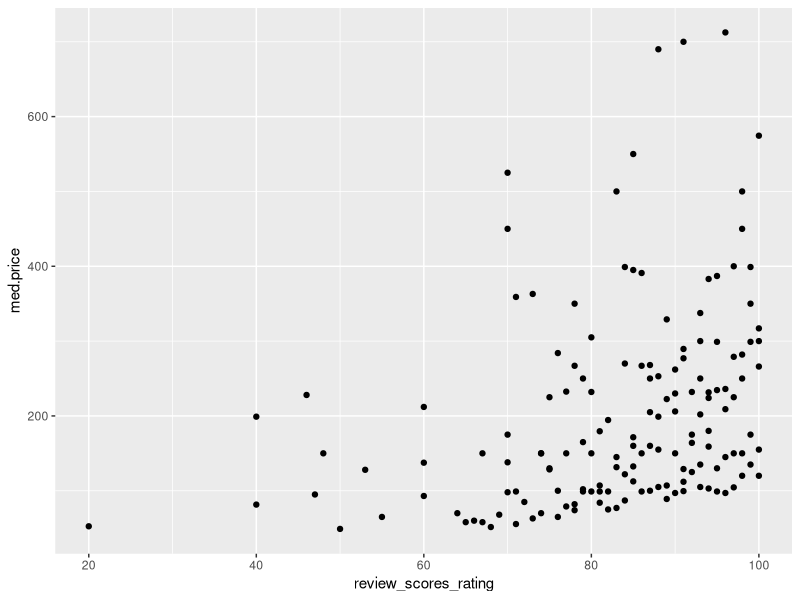
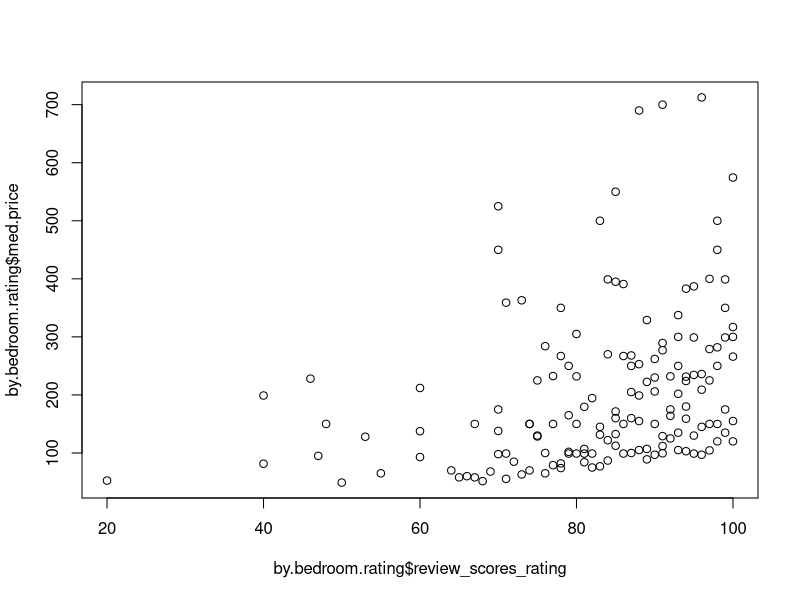
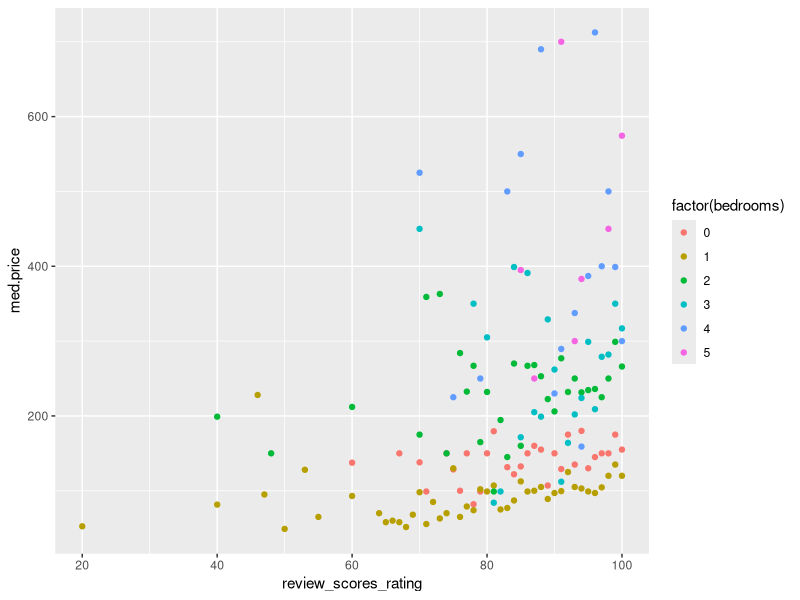
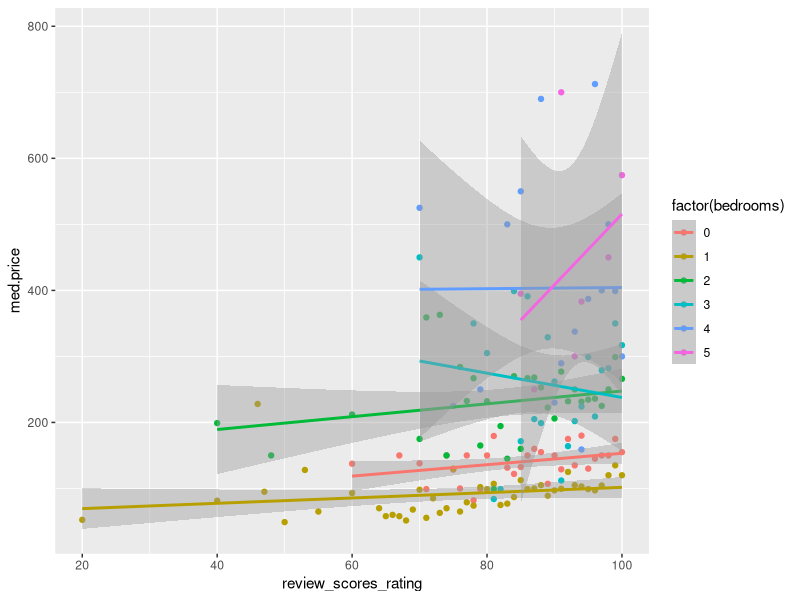
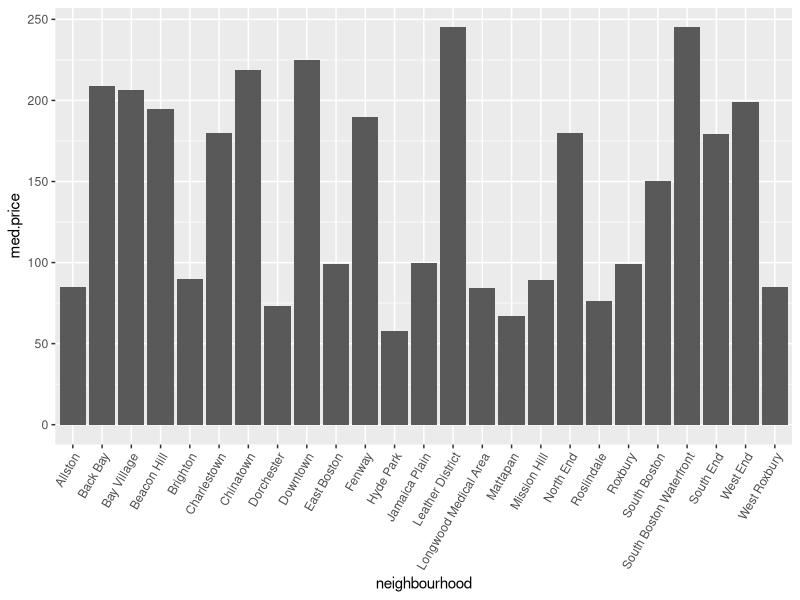
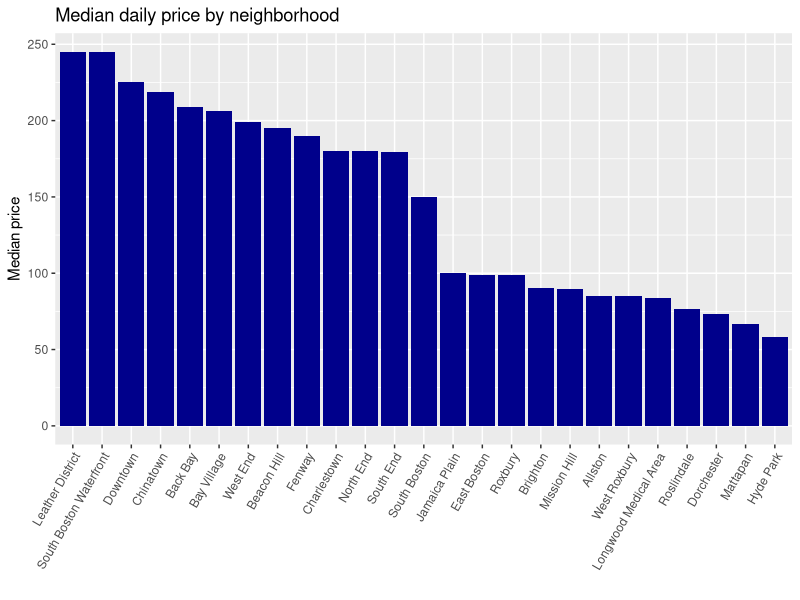
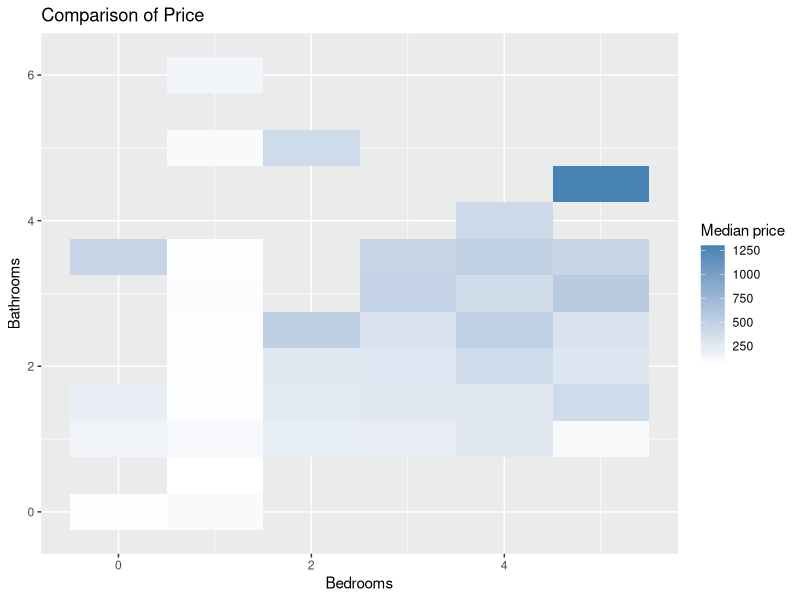
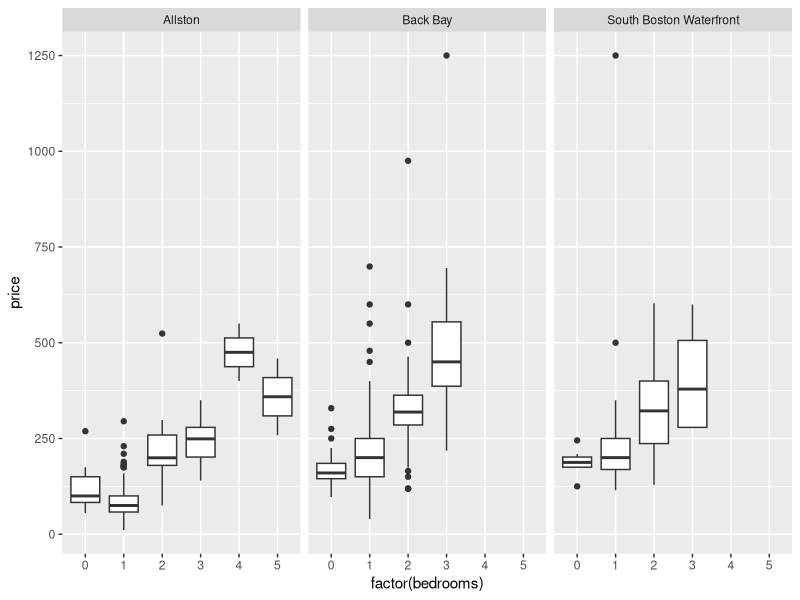

Source code (R) for these figures, in order: (Note: this script raises an error after producing the figures.)
# Session 1: Introduction to R + Data Wrangling/Visualization
# Thanks to Andrew Zheng for much of this example's content!

# Key Tools: tidyverse packages (dplyr, ggplot2)

## --------------------------------------------------------------------
################################ Agenda ###############################
## --------------------------------------------------------------------
# Part 1: Part 1: Data cleaning and summarization in dplyr
# Part 2: dplyr Analysis Examples
# Part 3: Part 3: Plotting in ggplot2

# ---------------------------------------------------------------------
########### Part 1: Data cleaning and summarization in dplyr #########
# ---------------------------------------------------------------------

# Now that we have a handle on basic R syntax, we're ready to start working with data!

# As you navigate through the world of Analytics, You’ll also need to install some R packages.
# An R package is a collection of functions, data, and documentation that extends the
# capabilities of base R. Using packages is key to the successful use of R.
# R comes with a lot of packages preinstalled in your computer. To see a full list of all the 
# packages installed, click on the "Packages" tab at the bottom panel at the right of your screen.

# How do I install a new package in your machine:
# Option 1: with a command
install.packages("tidyverse")
# Option 2: via an interface: Click Packages at the right bottom panel > Install > type the name in the Packages line.

# Once a package is installed, you still need to load it in each session (but you do not need to re-install it):
library(tidyverse)

#' We just loaded "tidyverse", a master package that contains the most popular data packages,
#' dplyr and ggplot2 (with other useful packages too!)
#' We'll start with dplyr, is a super useful package created by Hadley Wickham that provides
#' several functions for efficiently "slicing-and-dicing" your data. A lot of these functions 
#' are similar to the logic that you use when creating pivot tables. We'll cover the basic 
#' functions: `select`, `filter`, `count`, `summarize`, `mutate`, `group_by`, and `arrange`. 
#' If you are interested in learning more, check out https://cran.r-project.org/web/packages/dplyr/dplyr.pdf.


# Next, load in the rental data (check your working directory!)
# setwd("~/git/mban22_software_tools/session1_R")
raw_listings <- read.csv('data/listings_clean.csv')

# Our traditional data viewing methods don't work well here--there are too many features and observations
str(raw_listings)
head(raw_listings)

# We will explore various ways to look at the data more easily using the dplyr functions.

##### SELECT function and introduction to "chaining" #####
# The select() function allows you to select a specific column (or set of columns)
# Here we select one column and look at the first few rows using head():

head(raw_listings$price)
head(select(raw_listings, price,bedrooms))

# This is fine, but it's a little awkward having to nest our code like that.  
# Luckily, there is a nifty operator included with tidyr called the **chaining operator** 
# which looks like `%>%` and serves like a pipeline from one function to another. 
# Specifically: `x %>% f` is the same as `f(x)`. In other words, the chaining operator feeds in the object 
# on its left as the first argument into the function on its right.
# You will see this syntax a lot with dplyr, so we'll try it out now. Now we can instead do this:
raw_listings %>% select(price, bedrooms) %>% head()

##### MUTATE function #######
#' The mutate() function allows us to create new columns by doing operations on existing ones.
#' In the listings data, we notice that the  prices are actually strings. 
#' If we want to work with these as numbers, we'll need to convert them. 
#' mutate() can help us here! We need to remove the "$" and "," from the price and then
#' convert it to a numeric variable. The gsub() function lets us strip out unwanted characters,
#' and then as.numeric() call lets us make the result into a number.

## Let's start by figuring out how to convert the prices to numbers. What do the prices look like?
example = raw_listings$price[1:5] # choose a small set of values to work with to see how this works
example 
gsub('[$,]', '', example) # gsub lets us  remove the $ and ,: we replace these both with '' (e.g. nothing)
as.numeric(gsub('[$,]', '', example)) # now that the rows "look like" numbers, we can convert them to numbers

## Now we can put this all together to create a new column in the listings column!
raw_listings %>% 
  mutate(price_numeric = as.numeric(gsub('[$,]', '', price))) %>% 
  select(name, price, price_numeric) %>%
  head()

#### COUNT function ####
#' The count() function gives us the count/length of a column.
#' Here we find how many listings there are with non-NA bedrooms files.
raw_listings %>% count(is.na(bedrooms))
count(raw_listings,  is.na(bedrooms))

# we can also look at the count of all bedrooms!
raw_listings %>% count(bedrooms)

#### FILTER function ####
#' The filter() function lets us filter to a subset of rows. We filter on conditions, just like with 
#' the subset() function that we have used in the past.
#' Tip: You can filter using the `%in%` keyword to restrict to row values contained in a set.
## ------------------------------------------------------------------------
raw_listings %>% select(name, neighbourhood, price, bedrooms) %>%
  filter(bedrooms==4) %>% head()

## We could have done the same thing in base R:
head(subset(raw_listings[c("name","neighbourhood","price","bedrooms")], bedrooms == 4))

## Let's try using the %in% operator
## first, what are the unique neighborhoods?
unique(raw_listings$neighbourhood)

## we can restrict our data to look at a subset of this
raw_listings %>% select(name, neighbourhood, price, bedrooms) %>%
  filter(neighbourhood %in% c('Downtown', 'Back Bay', 'Chinatown'))


# EXERCISE: The `%in%` operator.
# Filter the listings to those that accommodate either 2, 4, or 7 AND have at least 2 bedrooms?	

## FILL IN HERE


#' Note that the tidyverse packages generally do not change the dataframe objects they act on. 
#' For example, the code above doesn't change `listings`, but instead returns a new dataframe 
#' that has the same data as `listings`, plus an extra column. 
#' We could store it in a new variable using "=" or "<-".
#' We want to make sure our data has a correct price column and no missing bedroom or bathroom columns. 
#' We'll assign it to a dataframe named `listings`. 

listings <- raw_listings %>%
  filter(!is.na(bedrooms), !is.na(bathrooms)) %>%
  mutate(price = as.numeric(gsub('[$,]', '', price)), # we are now replacing the price column, not creating a new one
         cleaning_fee = as.numeric(gsub('[$,]', '', cleaning_fee)))

head(listings)

##### ARRANGE function #####
## The arrange() function lets us sort the data by a chosen column (or sets of columns)
## We can also sort this information by price using the arrange function. 
## If you want to sort in descending order, wrap the column name in desc()
listings %>%
  select(name, bedrooms, price) %>%
  arrange(desc(price),desc(bedrooms)) %>%
  head()

##### SUMMARISE function (for aggregation) #####
#' Now, how about a summary statistic, like the average price for a listing? 
#' Let's take our clean dataset and `summarize` it to find out.
listings %>% summarise(avg.price = mean(price))

#### GROUP_BY function ####
#' We can also run summary statistics by group, like a pivot table,
#' We first `group_by` a given variable, and then we summarize within each of the groups.
#' This is similar to creating a pivot table in Excel. 
listings %>%
  group_by(neighbourhood) %>%
  summarize(avg.price = mean(price),
            median.price = median(price))

#' EXERCISE: Explore how listings differ by property type (e.g. condo, house). 
#' Sort the property types in descending order by the number of people they accommodate.
#' Which has the highest average accommodation capacity?
#' Notice that once we create a column in the summarize() function, it's available later in the series of operations!

## FILL IN HERE


##### JOIN functions #####
#' Our last topic will be how to **join** two data frames together. 
#' dplyr has several functions for joining: full_join, left_join, inner_join, etc.
#' They all follow the same syntax: full_join(table1, table2, by='name')
#' Here, you would be joining table1 and table2 on the name column. 
#' An inner_join only includes entries that have a matching row in both table1 and table2, 
#' left_join includes all table1 entries and joins table2 entries where there is a match, and
#' full_join will include all entries from both tables, matching where possible.

## Suppose we want to add in the median neighborhood price for each listing. We could do this as follows:
neighborhood_stats <- listings %>%
  group_by(neighbourhood) %>%
  summarise(median_price = median(price))

inner_join(listings, neighborhood_stats, by = 'neighbourhood') %>%
  select(name, neighbourhood, price, median_price)

## --------------------------------------------------------------------
################# Part 2: dplyr Analysis Examples ####################
## --------------------------------------------------------------------
#' Example 1: examining trends by neighborhood.
#' Suppose we're a little worried these averages are skewed by a few outlier listings.
#' Let's compare the average price, median price, and count of listings in each neighborhood. 
#' The `n()` function here just gives a count of how many rows we have in each group.
#' Notice that we can summarize multiple features at once using summarize().
listings %>%
  group_by(neighbourhood) %>%
  summarize(avg.price = mean(price),
            med.price = median(price),
            num = n())

#' We do notice some red flags to our "mean" approach.
#' 
#' PROBLEM 1: if there are a very small number of listings in a neighborhood compared to the rest of the dataset, 
#' we may worry we don't have a representative sample, or that this data point should be discredited somehow 
#' (on the other hand, maybe it's just a small neighborhood, like Bay Village, and it's actually outperforming 
#' expectation).
#' 
#' PROBLEM 2: if the *median* is very different than the *mean* for a particular neighborhood, 
#' it indicates that we have *outliers* skewing the average.  Because of those outliers, as a rule of thumb, 
#' means tend to be a misleading statistic to use with things like rent prices or incomes.

#' EXERCISE: We can address this problem by filtering out 
#' neighborhoods below a threshold count using our new num 
#' variable. Extend the query above to filter to only 
#' neighborhoods with > 200 listings.

## FILL IN HERE


# Example 2: ratings summarized by the number of bedrooms
# What's new here? we are filtering out NA values.
# You will likely come across a lot of datasets with NAs and they can cause headaches.
# In this example, we are grouping listings together if they have the same review score, 
# and taking the median within the group. We also remove any NA values to get valid medians.
by.bedroom.rating <- listings %>%
  filter(!is.na(review_scores_rating)) %>%
  group_by(bedrooms, review_scores_rating) %>%
  summarize(med.price = median(price), listings = n())

## --------------------------------------------------------------------
################## Part 3: Plotting in ggplot2 #######################
## --------------------------------------------------------------------
#' 
#' `ggplot2` provides a unifying approach to graphics, similar to what we've begun to see with tidyr. 
#' (https://www.cs.uic.edu/~wilkinson/TheGrammarOfGraphics/GOG.html)
#' 
#' Every ggplot consists of three main elements:
#' - **Data**: The dataframe we want to plot.
#' - **Aes**thetics: The dimensions we want to plot, e.g. x, y, color, size, shape.
#' - **Geom**etry:  The specific visualization shape. Line plot, scatter plot, bar plot, etc.

## If you have loaded tidyverse(), you don't need to load ggplot2 separately. If not, make sure to load it here.
# install.packages('ggplot2')
# library(ggplot2)

#### Creating a basic plot. ####
# Suppose we want to plot our bedroom rating data from earlier. How should we do that?
#' We must specify all three key elements here: our Data (`by.bedroom.rating`), 
#' our Aesthetic mapping (`x` and `y` to columns of the data), and our desired Geometry (`geom_point`).  
#' We glue everything together with `+` signs.   
by.bedroom.rating %>%
  ggplot(aes(x=review_scores_rating, y=med.price)) +
  geom_point()

## Reminder: before, we would have done this using:
plot(by.bedroom.rating$review_scores_rating, by.bedroom.rating$med.price)

#' We can use the aesthetics to add a lot more detail to our charts. Suppose we want to see these points 
#' broken out by the number of bedrooms. Let's color these points by the number of bedrooms by specifying 
#' which variable to use to determine the color of each point.
by.bedroom.rating %>%
  ggplot(aes(x=review_scores_rating, y=med.price, color=factor(bedrooms))) +
  geom_point()
# Note that `factor` essentially tells ggplot to treat `bedrooms` as categorical rather than numeric.


# We can also use geoms to layer additional plot types on top of each other.
# In the following example, we throw in a linear best-fit line for each bedroom class. 
# Note that the same x, y, and color aesthetics propagate through all the geoms.
by.bedroom.rating %>%
  ggplot(aes(x=review_scores_rating, y=med.price, color=factor(bedrooms))) +
  geom_point() +
  geom_smooth(method = lm)

#### Bar Plots: another type of geometry ####
# We use the (`geom_bar`) geometry for plotting bar charts.

# Let's save the summary of neighborhoods by prices so that we can plot it.
by.neighbor <- listings %>%
  group_by(neighbourhood) %>%
  summarize(med.price = median(price))

# We use `stat='identity'` to tell `geom_bar` that we want the height of the bar to be equal to the `y` value. 
by.neighbor %>%
  ggplot(aes(x=neighbourhood, y=med.price)) +
  geom_bar(stat='identity') + 
  theme(axis.text.x=element_text(angle=60, hjust=1)) # This rotates the labels on the x-axis so we can read them

# We can make this better! Let's add some color and titles, and reorder the entries to be in descending price order.
by.neighbor %>%
  ggplot(aes(x=reorder(neighbourhood, -med.price), y=med.price)) +
  geom_bar(fill='dark blue', stat='identity') +
  theme(axis.text.x=element_text(angle=60, hjust=1)) +
  labs(x='', y='Median price', title='Median daily price by neighborhood')

#### Heatmaps #### 
# A useful geometry for displaying heatmaps in `ggplot` is `geom_tile`. 
# This is typically used when we have data grouped by two different variables, and so we need visualize in 2d.  
# For example, try using `geom_tile` to visualize median price grouped by # bedrooms and bathrooms.
# You can also change the color scale so that it runs between two colors by adjusting a `scale_fill_gradient` theme:

listings %>%
  group_by(bedrooms, bathrooms) %>%
  summarize(med = median(price)) %>%
  ggplot(aes(x=bedrooms, y=bathrooms, fill=med)) +
  geom_tile() + 
  scale_fill_gradient(low = "white", high = "steelblue") +
  labs(x='Bedrooms', y='Bathrooms', fill='Median price', 
       title = "Comparison of Price")

#### Plotting Distributions ####
# We can pick out a few of these high end neighborhoods and plot a more detailed view of the distribution of price.
# Two common ways to look at distributions are boxplots and cumulative distribution plots.

# Option 1 - Boxplots: A boxplot shows the 25th and 75th percentiles (top and bottom of the box), 
# the 50th percentile or median (thick middle line), the max/min values (top/bottom vertical lines), 
# and outliers (dots). We see that there are extreme outliers ($3000 per night!!). If we add in
# neighborhood information, we can see that the distributions are quite different 
# (such as Back Bay which has a "heavy tail" of expensive properties) 
listings %>% 
  filter(neighbourhood %in% c('South Boston Waterfront', 'Allston','Back Bay')) %>%
  filter(price<  2000) %>%
  ggplot(aes(x=factor(bedrooms), y=price)) +
  facet_grid(.~neighbourhood) +
  geom_boxplot()

# Option 2 - Cumulative Distribution (CDF) `stat_ecdf` plots the CDF of (i.e. percentiles vs. values) of vectors, 
# which gives you a lot more information about the distribution at the expense of being a bit harder to read.
# Let's plot the distribution of price by number of bedrooms, and use `coord_cartesian` to limit the x-axis range.
listings %>%
  ggplot(aes(price, color=factor(bedrooms))) +
  stat_ecdf() +
  coord_cartesian(xlim = c(0, 1000))

# What do you notice here?:
# - Prices cluster around multiples of $50 (look for the vertical lines). Maybe people should be differentiating on price more!
# - Low-end zero-bedroom units are cheaper than low-end one-bedroom units, but one-bedroom units are cheaper at the high end. 

#### Saving a plot
# You can use the "Plots" frame (lower right) to flip back through all the plots you've created 
# in the session (arrows), "Zoom" in on plots, and "Export" to save (to a PDF, image, or just to the clipboard).

#' EXERCISE: Explore the Airbnb listings data. Suppose you are thinking about investing in a property.
#' You have to decide what neighborhood and property type to buy, what amenities to offer, and 
#' how to price your listing. Use ggplot2 and dplyr to start wrangling the data to inform your decision process.


## --------------------------------------------------------------------
################### Closing Notes: General Tips #######################
## --------------------------------------------------------------------

# 1. How can I figure out the syntax or operations of a function?
# Suppose that you would like to figure out how to take the log base 10.
# You can directly use the help function:
help(log)
# Or you can just use the question mark before the function you are interested in
?log
# Look at the "Arguments" section to look at what kind of inputs the function takes.
# The "Details" section describes also the operations of the function.
# "Examples" will actually show you how to apply it.
# Another option is to just Google it!!
# How do we get then the log base 10?
log10(10)

# 2. What do I do if I get an error?
# First, do not panic! Coding is almost synonymous to debugging!
# You will learn more than what you expect by solving your errors.
# Try to understand the type of error that you encounter. 
# You will see a red message at the bottom of your console describing the error and the expression where it was encountered.

#Here is an example:
log("Maria")     
log(a)
# Object a is not found because it was not defined.
a = 10
log(a)

# Here are some common error messages
# "could not find function" errors, usually caused by typos or not loading a required package
# "Error in if" errors, caused by non-logical data or missing values passed to R's "if" conditional statement
# "Error in eval" errors, caused by references to objects that don't exist
# "cannot open" errors, caused by attempts to read a file that doesn't exist or can't be accessed
# "no applicable method" errors, caused by using an object-oriented function on a data type it doesn't support
# "subscript out of bounds" errors, caused by trying to access an element or dimension that doesn't exist
# package errors caused by being unable to install, compile or load a package.

# A link to the most common errors in R: https://www.r-bloggers.com/common-r-programming-errors-faced-by-beginners/

# 3. Where can I find help?
# There’s lots of information out there to help you decode your warning and error messages. 
# Here are some that I use all the time:
# Typing ? or ?? and the name of the function that’s going wrong in the console will give you help within R itself.
# Googling the error message, warning or package is often very useful
# Stack Overflow or the RStudio community forums can be searched for other people’s (solved!) problems
# Email us with questions if none of the above works!
